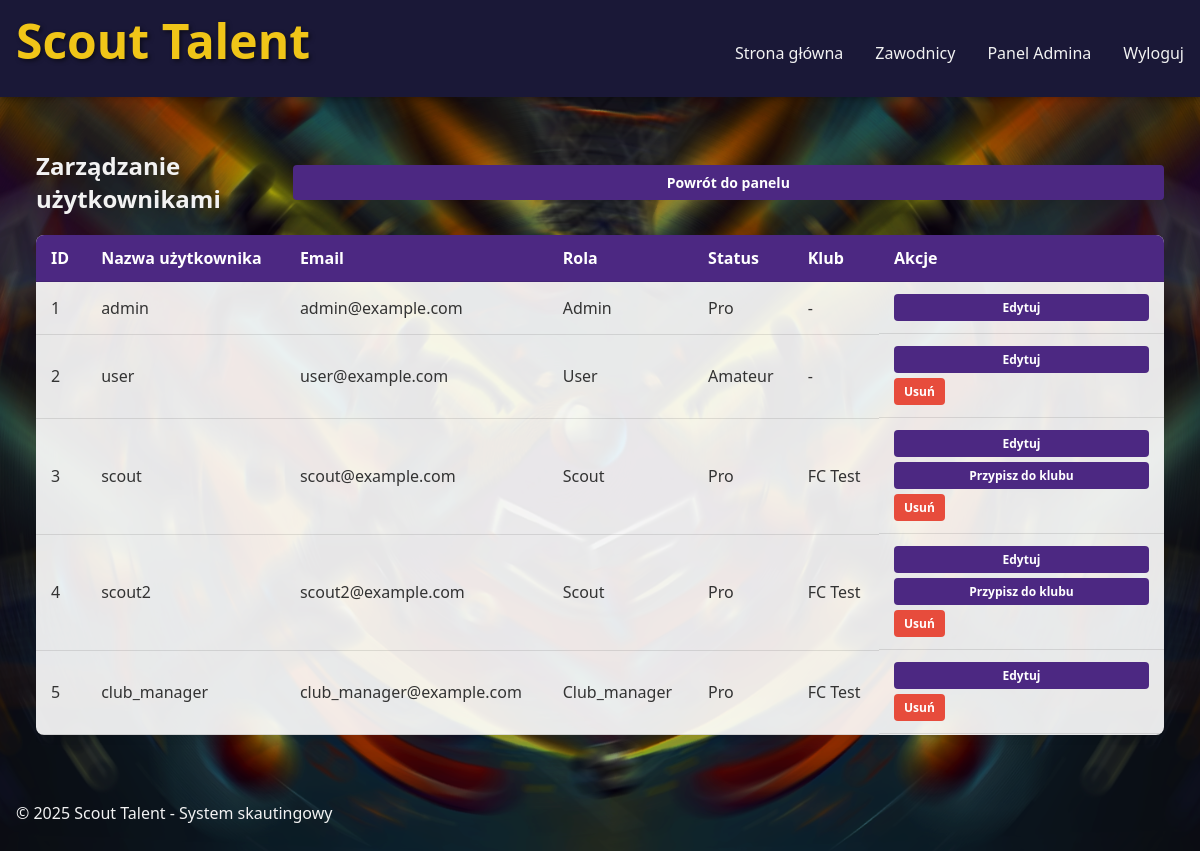
The app's page /admin/users (signed in) with its own data.
### app/models.py (models this page shows, shortened)
class User(UserMixin, db.Model):
    id = db.Column(db.Integer, primary_key=True)
    username = db.Column(db.String(64), unique=True, nullable=False)
    email = db.Column(db.String(120), unique=True, nullable=False)
    password_hash = db.Column(db.String(128))
    role = db.Column(db.String(20), default='user')  # user, scout, club_manager, admin
    profile_picture = db.Column(db.String(200), nullable=True)  # Path to profile picture file
    status = db.Column(db.String(20), default='amateur')  # pro/amateur
    players = db.relationship('Player', backref='scout', lazy='dynamic')
    club_id = db.Column(db.Integer, db.ForeignKey('club.id'), nullable=True)

class Club(db.Model):
    id = db.Column(db.Integer, primary_key=True)
    name = db.Column(db.String(100), unique=True, nullable=False)
    description = db.Column(db.Text)
    logo = db.Column(db.String(255), nullable=True)
    city = db.Column(db.String(100))
    scouts = db.relationship('User', backref='club', lazy='dynamic', foreign_keys='User.club_id')
    created_at = db.Column(db.DateTime, default=datetime.utcnow)

### app/routes/admin_routes.py (the view)
    def decorated_view(*args, **kwargs):
        if not current_user.is_authenticated or current_user.role != 'admin':
            abort(403)  # Forbidden
        return func(*args, **kwargs)

### app/models.py (called while the page is built)
@login_manager.user_loader
def load_user(id):
    return User.query.get(int(id))

### app/routes/admin_routes.py (called while the page is built)
def admin_required(func):
    def decorated_view(*args, **kwargs):
        if not current_user.is_authenticated or current_user.role != 'admin':
            abort(403)  # Forbidden
        return func(*args, **kwargs)
    decorated_view.__name__ = func.__name__
    return decorated_view

@admin.route('/users')
@login_required
@admin_required
def users():
    users_list = User.query.all()
    return render_template('admin/users.html', users=users_list)

### app/templates/admin/users.html (shortened to what this page needs)
{% extends 'base.html' %}
{% block content %}
<section class="admin-users">
    <div class="header-section">
        <h1>Zarządzanie użytkownikami</h1>
        <a href="{{ url_for('main.home') }}" class="btn btn-secondary">Powrót do panelu</a>
    </div>
    <div class="users-table-container">
        <table class="data-table">
            <thead>
                <tr>
                    <th>ID</th>
                    <th>Nazwa użytkownika</th>
                    <th>Email</th>
                    <th>Rola</th>
                    <th>Status</th>
                    <th>Klub</th>
                    <th>Akcje</th>
                </tr>
            </thead>
            <tbody>
                {% for user in users %}
                <tr>
                    <td>{{ user.id }}</td>
                    <td>{{ user.username }}</td>
                    <td>{{ user.email }}</td>
                    <td>{{ user.role|capitalize }}</td>
                    <td>{{ user.status|capitalize if user.status else "N/A" }}</td>
                    <td>
                        {% if user.club %}
                            {{ user.club.name }}
                        {% else %}
                            -
                        {% endif %}
                    </td>
                    <td class="actions">
                        <a href="{{ url_for('admin.edit_user', user_id=user.id) }}" class="btn btn-sm">Edytuj</a>
                        {% if user.role == 'scout' %}
                        <a href="{{ url_for('admin.assign_club', user_id=user.id) }}" class="btn btn-sm">Przypisz do klubu</a>
                        {% endif %}
                        {% if current_user.id != user.id %}
                        <form method="POST" action="{{ url_for('admin.delete_user', user_id=user.id) }}" class="inline-form" onsubmit="return confirm('Czy na pewno chcesz usunąć tego użytkownika?');">
                            <button type="submit" class="btn btn-sm btn-danger">Usuń</button>
                        </form>
                        {% endif %}
                    </td>
                </tr>
                {% endfor %}
            </tbody>
        </table>
    </div>
</section>
{% endblock %}

### app/static/css/style.css (style rules this page uses)
:root { --primary-color: #4c2882; --secondary-color: #e25822; --accent-color: #f0c518; --background-color: #0a2a4a; --text-color: #f2f2f2; --dark-accent: #1a1837; --light-bg: #f5f7fa; --dark-text: #333333; --card-border: #4c2882; --card-bg: rgba(255, 255, 255, 0.9); --header-bg: rgba(26, 24, 55, 0.9); --header-text: #f0c518; --gradient-primary: linear-gradient(135deg, var(--primary-color), var(--dark-accent)); --gradient-secondary: linear-gradient(45deg, var(--secondary-color), var(--accent-color)); }
* { margin: 0; padding: 0; box-sizing: border-box; font-family: 'Segoe UI', Tahoma, Geneva, Verdana, sans-serif; }
body { background-image: url('../images/background.png'); background-size: cover; background-position: center; color: var(--text-color); min-height: 100vh; }
.btn { width: 100%; padding: 12px; border: none; border-radius: 5px; cursor: pointer; font-size: 1rem; font-weight: bold; transition: all 0.3s ease; }
.data-table { width: 100%; border-collapse: collapse; margin-bottom: 15px; background-color: var(--card-bg); border-radius: 8px; overflow: hidden; box-shadow: 0 2px 8px rgba(0, 0, 0, 0.1); }
.data-table th, .data-table td { padding: 12px 15px; text-align: left; border-bottom: 1px solid rgba(0, 0, 0, 0.1); color: var(--dark-text); }
.data-table th { background-color: var(--primary-color); font-weight: bold; color: white; }
.btn { display: inline-block; padding: 8px 16px; background-color: var(--primary-color); color: white; text-decoration: none; border-radius: 4px; font-size: 14px; transition: all 0.3s ease; border: none; cursor: pointer; text-align: center; }
.btn-sm { padding: 5px 10px; font-size: 12px; }
.btn-danger { background-color: #e74c3c; color: white; }

### app/templates/admin/users.html (style rules this page uses)
.admin-users { max-width: 1200px; margin: 0 auto; padding: 20px; }
.header-section { display: flex; justify-content: space-between; align-items: center; margin-bottom: 20px; }
.users-table-container { overflow-x: auto; }
.inline-form { display: inline; }
.actions { display: flex; gap: 5px; flex-wrap: wrap; }
.actions .btn { white-space: nowrap; }

### records on screen
User: id "1", username "admin", email "admin@example.com", role "Admin", status "Pro"
User: id "2", username "user", email "user@example.com", role "User", status "Amateur"
User: id "3", username "scout", email "scout@example.com", role "Scout", status "Pro", club.name "FC Test"
User: id "4", username "scout2", email "scout2@example.com", role "Scout", status "Pro", club.name "FC Test"
User: id "5", username "club_manager", email "club_manager@example.com", role "Club_manager", status "Pro", club.name "FC Test"
